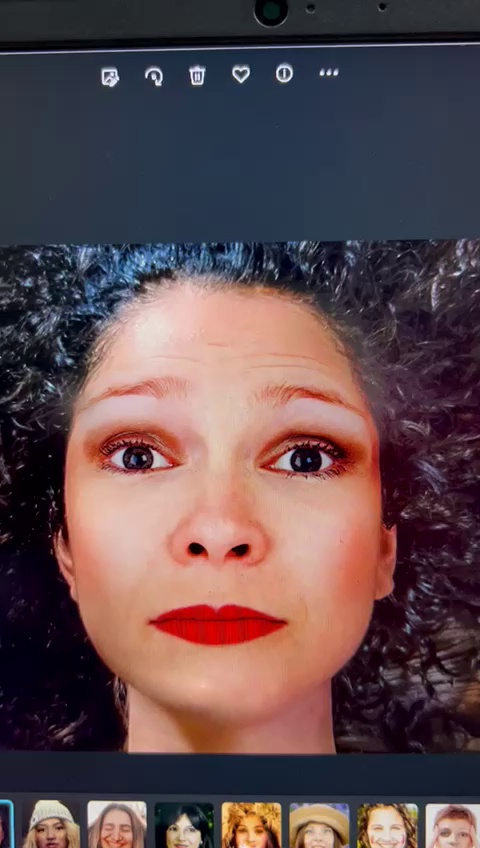
#> input picture images/frame_0000.jpg, 480 x 848 px
$ python -i main.py   (imports and definitions only)
#> lines starting #> are read from the running program, lines starting #| are printed output that depends on the picture
import os
from flask import Flask, render_template, request
import cv2
import numpy as np
import random
import time


UPLOAD_FOLDER = "uploads";
UPLOAD_IMAGE="images";
# [1 line not run here, left out]
# [3 lines that did not run here, left out]

# [8 lines that did not run here, left out]


def extract_frames(video_path):
    cap = cv2.VideoCapture(video_path)
    frame_dir = UPLOAD_IMAGE
    if not os.path.exists(frame_dir):
        os.makedirs(frame_dir)
    frame_num = 0

    while True:
        ret, frame = cap.read()
        if not ret:
            break
        frame_filename = f'frame_{frame_num:04d}.jpg'
        frame_path = os.path.join(frame_dir, frame_filename)
        cv2.imwrite(frame_path, frame)
        frame_num += 1
    cap.release()
    return results(frame_num)


def results(count):
    res=[]
    res1=[]
    for i in range(0,count,2):
        frame_filename = f'frame_{i:04d}.jpg'
        frame_path = os.path.join(UPLOAD_IMAGE, frame_filename)
        result=error_level_analysis(frame_path)
        res.append(result)
        result1=patch_level_analysis(frame_path)
        res1.append(result1)
    count1=0
    count2=0
    for i in res:
        if i==1:
            count1=count1+1
    for i in res1:
        if i==1:
            count2=count2+1
    print(count1,count2)
    if count1>= len(res)-count1:
        return "The Video is Likely Fake"
    if count2 >= len(res1) - count2:
        return "The Video is Likely Fake"
    return "The Video is Likely Genuine"
def error_level_analysis(upload_image_path):
    img = cv2.imread(upload_image_path)
    img = cv2.cvtColor(img, cv2.COLOR_BGR2RGB)
    encoded_img = cv2.imencode('.jpg', img)[1]
    compressed_img = cv2.imdecode(encoded_img, 1)
    error_img = cv2.absdiff(img, compressed_img)

    norm_error_img = error_img.astype(np.float32) / 255.0
    thresh = 0.05
    binary_mask = np.where(norm_error_img > thresh, 255, 0).astype(np.uint8)
    gray = cv2.cvtColor(binary_mask, cv2.COLOR_BGR2GRAY)

    threshold = 10
    res=0
    if np.mean(gray) > threshold:
        res = 1
    return res
def patch_level_analysis(path):
#> called with path = 'images/frame_0000.jpg'
    img = cv2.imread(path)
#> img is the input picture: shape (848, 480, 3); mean B, G, R 78.2, 74.7, 96.7
    gray_img = cv2.cvtColor(img, cv2.COLOR_BGR2RGB)
    filtered_img = cv2.medianBlur(gray_img, 3)
    diff_img = cv2.absdiff(gray_img, filtered_img)
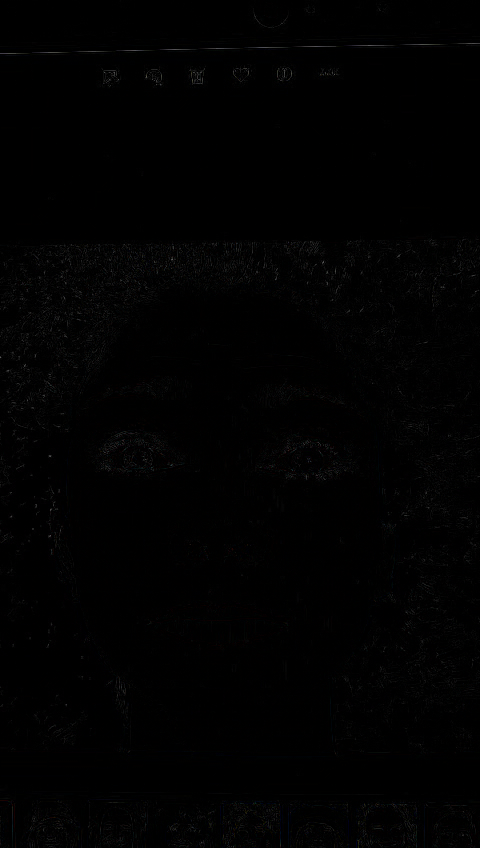
#> diff_img: shape (848, 480, 3); mean R, G, B 1.4, 1.3, 1.4
    threshold = 20
    binary_img = cv2.threshold(diff_img, threshold, 255, cv2.THRESH_BINARY)[1]
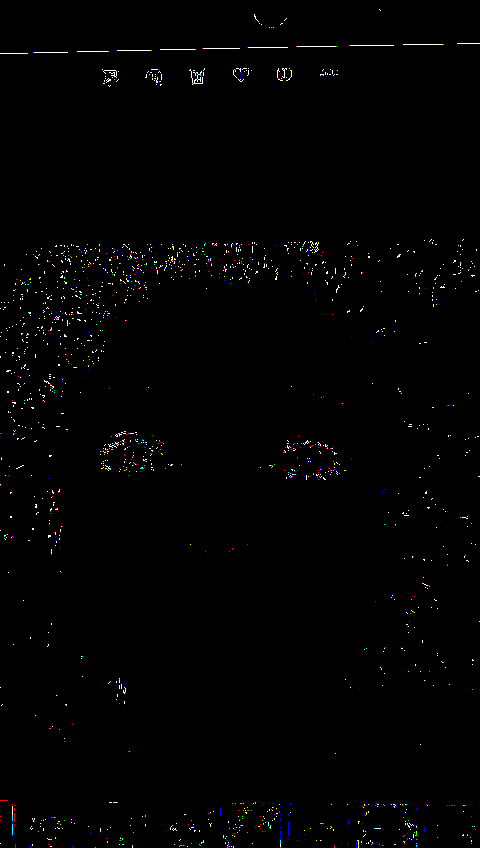
#> binary_img: shape (848, 480, 3); mean R, G, B 1.9, 1.9, 1.9
    num_white_pixels = np.sum(binary_img == 255)
#> num_white_pixels = 9219
    fake_threshold = 1000
    res = 0
    if num_white_pixels > fake_threshold:
        res = 1
    return res
# [31 lines left out: function energy_band_analysis, not called in this run]
    # Show the plot


# [2 lines not run here, left out]

>>> result = patch_level_analysis('images/frame_0000.jpg')
